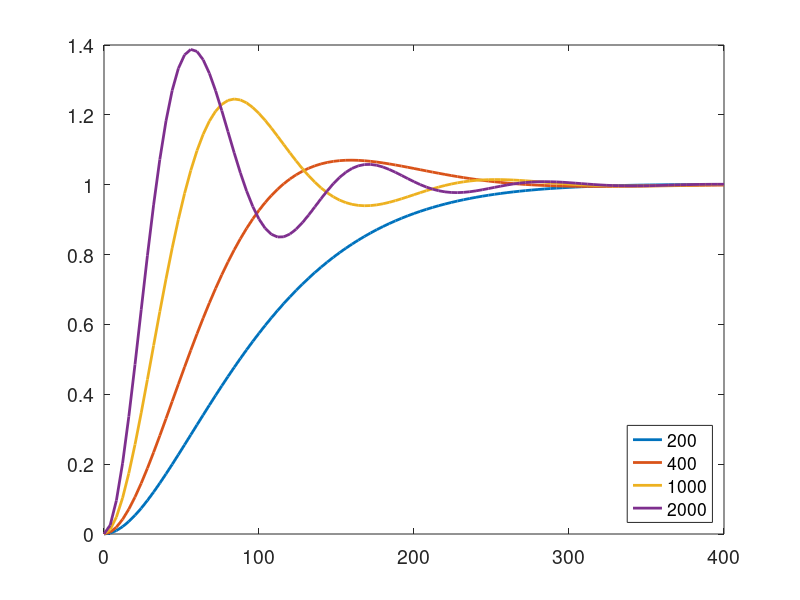

Write MATLAB code to recreate this figure.
function Satellite_Antenna_P2()
% Problem 2

s = tf('s');

J = 600000; %kg*m^2
B = 20000; % N*m*sec
k = [200,400,1000,2000];

for ik = 1:length(k)
    G = (k(ik)/J) / (s^2 + (B/J)*s + (k(ik)/J));
    [y,t] = step(G);
    plot(t,y,'LineWidth',2)
    hold on
end
set(gca,'FontSize',14)
legend('200','400','1000','2000','Location','southeast')
end